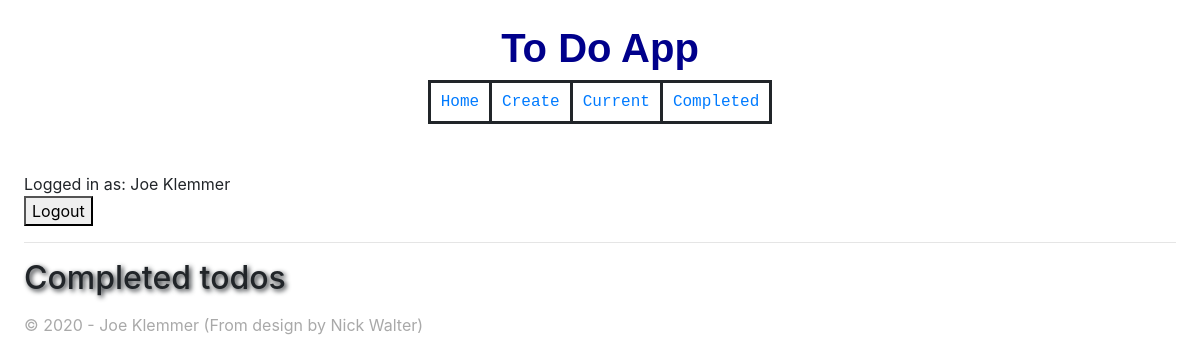
Page /completed/ (signed in) on the earlier database version.
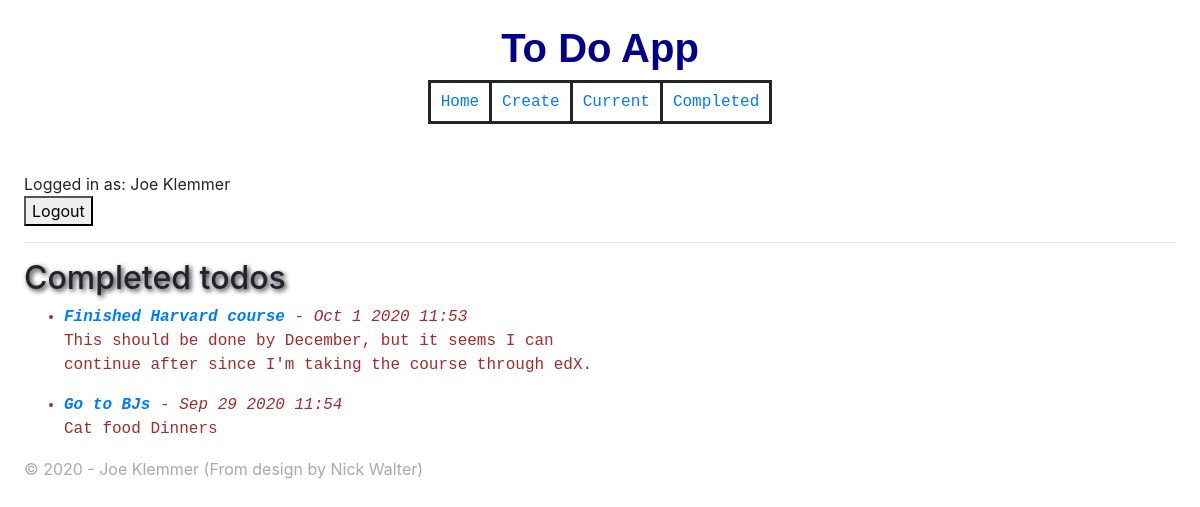
Same page on the later database version.
### todo/models.py (models this page shows, shortened)
class Todo(models.Model):
    title = models.CharField(max_length=100)
    memo = models.TextField(blank=True)
    created = models.DateTimeField(auto_now_add=True)
    datecompleted = models.DateTimeField(null=True, blank=True)
    important = models.BooleanField(default=False)
    user = models.ForeignKey(User, on_delete=models.CASCADE)

### todo/views.py (the view)
# urls.py: path('completed/', views.completedtodos, name='completedtodos'),
@login_required
def completedtodos(request):
    todos = Todo.objects.filter(datecompleted__isnull=False,
                                user=request.user).order_by('-datecompleted')
    return render(request, 'todo/completedtodos.html',
                        {'todos':todos})

### todo/templates/todo/completedtodos.html
{% extends 'todo/base.html' %}
{% block content %}
<h2>Completed todos</h2>
<ul>
  {% for todo in todos %}
  <li>
    <a href="{% url 'viewtodo' todo.id %}">
      {% if todo.important %}<b><i>{% endif %}
        {{ todo.title }}
      {% if todo.important %}</i></b>{% endif %}
    </a> -
    <i>{{ todo.datecompleted|date:'M j Y H:i' }}</i>
    <blockquote>{% if todo.memo %} {{ todo.memo }}{% endif %}</blockquote>
  </li>
  {% endfor %}
</ul>
{% endblock %}

Differences in the rows shown:
now on this page (row edited): Todo: title "Finished Harvard course", datecompleted "Oct 1 2020 11:53", memo "This should be done by December, but it seems I can continue after since I'm taking the course through edX."
now on this page (row edited): Todo: title "Go to BJs", datecompleted "Sep 29 2020 11:54", memo "Cat food Dinners"
